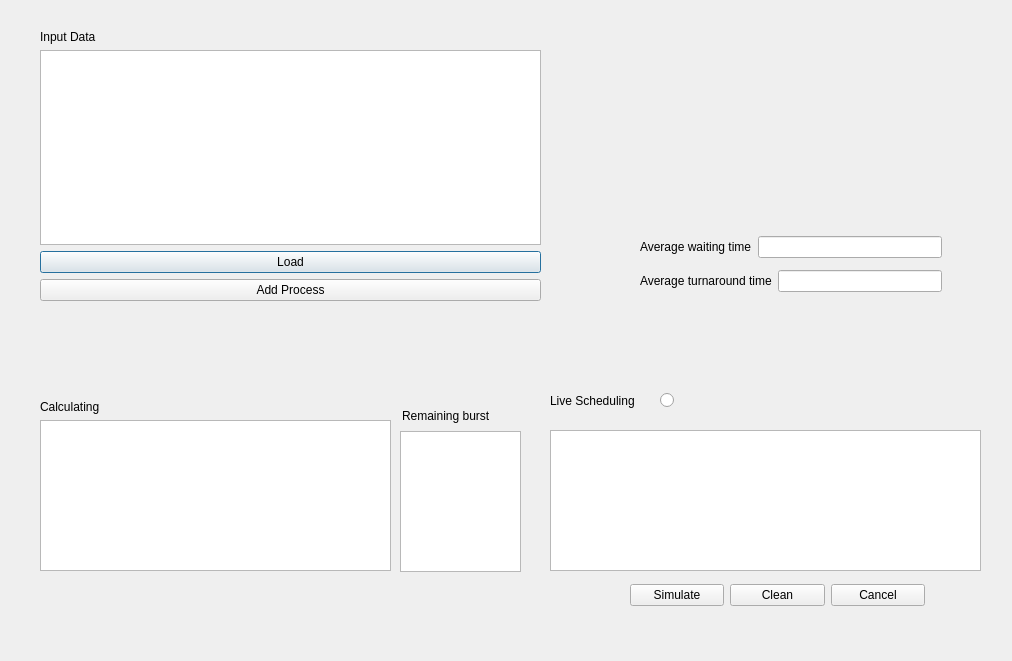
<?xml version="1.0" encoding="UTF-8"?>
<ui version="4.0">
 <class>sub_window</class>
 <widget class="QDialog" name="sub_window">
  <property name="geometry">
   <rect>
    <x>0</x>
    <y>0</y>
    <width>1012</width>
    <height>661</height>
   </rect>
  </property>
  <property name="windowTitle">
   <string>Dialog</string>
  </property>
  <widget class="QWidget" name="layoutWidget">
   <property name="geometry">
    <rect>
     <x>40</x>
     <y>30</y>
     <width>501</width>
     <height>271</height>
    </rect>
   </property>
   <layout class="QVBoxLayout" name="verticalLayout">
    <item>
     <widget class="QLabel" name="Input_Data">
      <property name="text">
       <string>Input Data</string>
      </property>
     </widget>
    </item>
    <item>
     <widget class="QTableWidget" name="tableWidget"/>
    </item>
    <item>
     <widget class="QPushButton" name="pushButton">
      <property name="sizePolicy">
       <sizepolicy hsizetype="Preferred" vsizetype="Preferred">
        <horstretch>0</horstretch>
        <verstretch>0</verstretch>
       </sizepolicy>
      </property>
      <property name="layoutDirection">
       <enum>Qt::LeftToRight</enum>
      </property>
      <property name="text">
       <string>Load</string>
      </property>
     </widget>
    </item>
    <item>
     <widget class="QPushButton" name="Add_Process">
      <property name="text">
       <string>Add Process</string>
      </property>
     </widget>
    </item>
   </layout>
  </widget>
  <widget class="QWidget" name="layoutWidget">
   <property name="geometry">
    <rect>
     <x>40</x>
     <y>400</y>
     <width>351</width>
     <height>171</height>
    </rect>
   </property>
   <layout class="QVBoxLayout" name="verticalLayout_2">
    <item>
     <widget class="QLabel" name="Calculating">
      <property name="text">
       <string>Calculating</string>
      </property>
     </widget>
    </item>
    <item>
     <widget class="QTableWidget" name="tableWidget_Result"/>
    </item>
   </layout>
  </widget>
  <widget class="QWidget" name="layoutWidget">
   <property name="geometry">
    <rect>
     <x>630</x>
     <y>580</y>
     <width>295</width>
     <height>31</height>
    </rect>
   </property>
   <layout class="QHBoxLayout" name="horizontalLayout">
    <item>
     <widget class="QPushButton" name="pushButton_2">
      <property name="text">
       <string>Simulate</string>
      </property>
     </widget>
    </item>
    <item>
     <widget class="QPushButton" name="pushButton_4">
      <property name="text">
       <string>Clean</string>
      </property>
     </widget>
    </item>
    <item>
     <widget class="QPushButton" name="pushButton_3">
      <property name="text">
       <string>Cancel</string>
      </property>
     </widget>
    </item>
   </layout>
  </widget>
  <widget class="QGraphicsView" name="graphicsView">
   <property name="geometry">
    <rect>
     <x>550</x>
     <y>430</y>
     <width>431</width>
     <height>141</height>
    </rect>
   </property>
  </widget>
  <widget class="QTableWidget" name="tableWidget_Result_3">
   <property name="geometry">
    <rect>
     <x>400</x>
     <y>431</y>
     <width>121</width>
     <height>141</height>
    </rect>
   </property>
  </widget>
  <widget class="QWidget" name="layoutWidget">
   <property name="geometry">
    <rect>
     <x>640</x>
     <y>230</y>
     <width>302</width>
     <height>69</height>
    </rect>
   </property>
   <layout class="QVBoxLayout" name="verticalLayout_5">
    <item>
     <layout class="QHBoxLayout" name="horizontalLayout_3">
      <item>
       <widget class="QLabel" name="label_4">
        <property name="text">
         <string>Average waiting time</string>
        </property>
       </widget>
      </item>
      <item>
       <widget class="QLineEdit" name="AvgWait"/>
      </item>
     </layout>
    </item>
    <item>
     <layout class="QHBoxLayout" name="horizontalLayout_4">
      <item>
       <widget class="QLabel" name="label_5">
        <property name="text">
         <string>Average turnaround time</string>
        </property>
       </widget>
      </item>
      <item>
       <widget class="QLineEdit" name="AvgTurn"/>
      </item>
     </layout>
    </item>
   </layout>
  </widget>
  <widget class="QWidget" name="layoutWidget">
   <property name="geometry">
    <rect>
     <x>550</x>
     <y>380</y>
     <width>214</width>
     <height>41</height>
    </rect>
   </property>
   <layout class="QHBoxLayout" name="horizontalLayout_5">
    <item>
     <widget class="QLabel" name="label_3">
      <property name="text">
       <string>Live Scheduling</string>
      </property>
     </widget>
    </item>
    <item>
     <widget class="QRadioButton" name="live_button">
      <property name="text">
       <string/>
      </property>
     </widget>
    </item>
   </layout>
  </widget>
  <widget class="QLabel" name="label">
   <property name="geometry">
    <rect>
     <x>402</x>
     <y>400</y>
     <width>121</width>
     <height>31</height>
    </rect>
   </property>
   <property name="text">
    <string>Remaining burst</string>
   </property>
  </widget>
 </widget>
 <resources/>
 <connections>
  <connection>
   <sender>pushButton_3</sender>
   <signal>clicked()</signal>
   <receiver>sub_window</receiver>
   <slot>close()</slot>
   <hints>
    <hint type="sourcelabel">
     <x>923</x>
     <y>619</y>
    </hint>
    <hint type="destinationlabel">
     <x>927</x>
     <y>496</y>
    </hint>
   </hints>
  </connection>
 </connections>
</ui>
